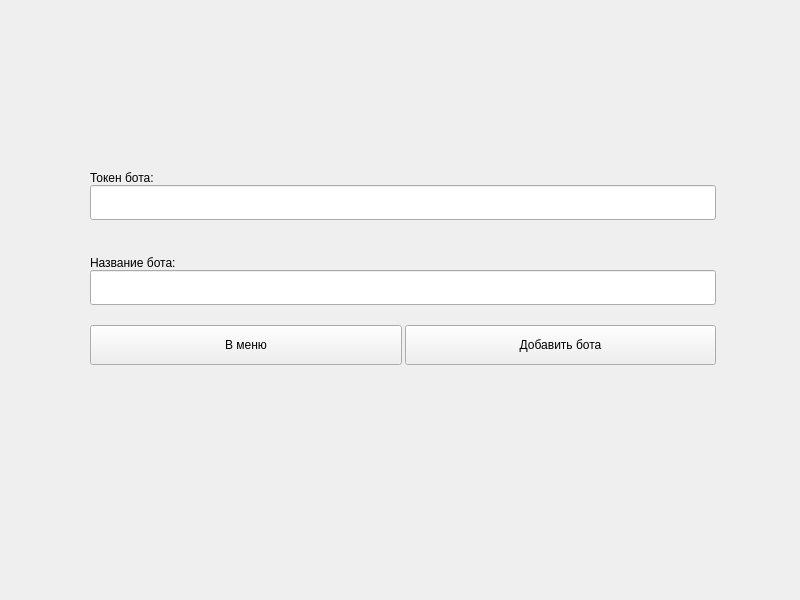
<?xml version="1.0" encoding="UTF-8"?>
<ui version="4.0">
 <class>AddBot</class>
 <widget class="QWidget" name="AddBot">
  <property name="geometry">
   <rect>
    <x>0</x>
    <y>0</y>
    <width>800</width>
    <height>600</height>
   </rect>
  </property>
  <property name="windowTitle">
   <string>Form</string>
  </property>
  <widget class="QWidget" name="verticalLayoutWidget_3">
   <property name="geometry">
    <rect>
     <x>90</x>
     <y>135</y>
     <width>626</width>
     <height>251</height>
    </rect>
   </property>
   <layout class="QVBoxLayout" name="form_layout">
    <property name="spacing">
     <number>0</number>
    </property>
    <item>
     <layout class="QVBoxLayout" name="token_enter_layout">
      <property name="spacing">
       <number>0</number>
      </property>
      <item>
       <widget class="QLabel" name="bot_token_label">
        <property name="minimumSize">
         <size>
          <width>0</width>
          <height>30</height>
         </size>
        </property>
        <property name="maximumSize">
         <size>
          <width>16777215</width>
          <height>30</height>
         </size>
        </property>
        <property name="styleSheet">
         <string notr="true">font: 63 10pt &quot;Yu Gothic UI Semibold&quot;;</string>
        </property>
        <property name="text">
         <string>Токен бота:</string>
        </property>
        <property name="alignment">
         <set>Qt::AlignBottom|Qt::AlignLeading|Qt::AlignLeft</set>
        </property>
       </widget>
      </item>
      <item>
       <widget class="QLineEdit" name="bot_token">
        <property name="minimumSize">
         <size>
          <width>0</width>
          <height>35</height>
         </size>
        </property>
        <property name="maximumSize">
         <size>
          <width>16777215</width>
          <height>35</height>
         </size>
        </property>
       </widget>
      </item>
     </layout>
    </item>
    <item>
     <layout class="QVBoxLayout" name="name_enter_layout">
      <property name="spacing">
       <number>0</number>
      </property>
      <item>
       <widget class="QLabel" name="bot_name_label">
        <property name="minimumSize">
         <size>
          <width>0</width>
          <height>30</height>
         </size>
        </property>
        <property name="maximumSize">
         <size>
          <width>16777215</width>
          <height>30</height>
         </size>
        </property>
        <property name="styleSheet">
         <string notr="true">font: 63 10pt &quot;Yu Gothic UI Semibold&quot;;</string>
        </property>
        <property name="text">
         <string>Название бота:</string>
        </property>
        <property name="alignment">
         <set>Qt::AlignBottom|Qt::AlignLeading|Qt::AlignLeft</set>
        </property>
       </widget>
      </item>
      <item>
       <widget class="QLineEdit" name="bot_name">
        <property name="minimumSize">
         <size>
          <width>0</width>
          <height>35</height>
         </size>
        </property>
        <property name="maximumSize">
         <size>
          <width>16777215</width>
          <height>35</height>
         </size>
        </property>
       </widget>
      </item>
     </layout>
    </item>
    <item>
     <layout class="QHBoxLayout" name="buttons_layout">
      <property name="spacing">
       <number>3</number>
      </property>
      <item>
       <widget class="QPushButton" name="exit_to_menu_button">
        <property name="minimumSize">
         <size>
          <width>0</width>
          <height>40</height>
         </size>
        </property>
        <property name="maximumSize">
         <size>
          <width>16777215</width>
          <height>40</height>
         </size>
        </property>
        <property name="styleSheet">
         <string notr="true">font: 63 11pt &quot;Yu Gothic UI Semibold&quot;;</string>
        </property>
        <property name="text">
         <string>В меню</string>
        </property>
       </widget>
      </item>
      <item>
       <widget class="QPushButton" name="add_bot_button">
        <property name="minimumSize">
         <size>
          <width>0</width>
          <height>40</height>
         </size>
        </property>
        <property name="maximumSize">
         <size>
          <width>16777215</width>
          <height>40</height>
         </size>
        </property>
        <property name="styleSheet">
         <string notr="true">font: 63 11pt &quot;Yu Gothic UI Semibold&quot;;</string>
        </property>
        <property name="text">
         <string>Добавить бота</string>
        </property>
       </widget>
      </item>
     </layout>
    </item>
   </layout>
  </widget>
 </widget>
 <resources/>
 <connections/>
</ui>
